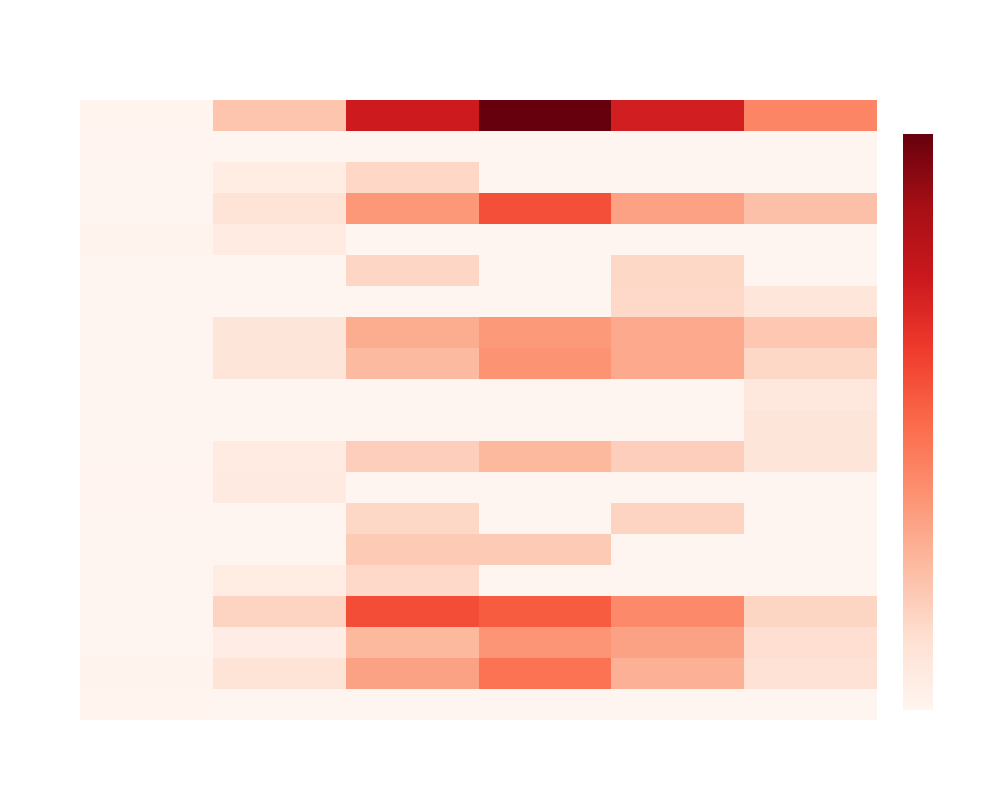

The notebook cell this image was saved under:
### Code cell
import plotly.graph_objects as go ### ESSE AQUI QUE VOU USAR NO STREAMLIT ###
import pandas as pd

# Pivot the data for heatmap
heatmap_data = df_words_ta.pivot(index='token', columns='nota', values='token_frequency').fillna(0).head(20)

# Create the heatmap
fig = go.Figure(data=go.Heatmap(
    z=heatmap_data.values,  # Frequency matrix
    x=heatmap_data.columns,  # Grades (x-axis)
    y=heatmap_data.index,    # Tokens (y-axis)
    colorscale='Reds',       # Heatmap color scale
    colorbar=dict(title="Frequência", titlefont=dict(size=14), tickfont=dict(size=12)),  # Legend title and font size
    hoverongaps=False,       # Ensure no gaps show on hover
    hovertemplate=(
        "<span style='font-size:14px'><b>Token</b>: %{y}<br>" +  # Tooltip with larger font
        "<b>Nota</b>: %{x}<br>" +
        "<b>Frequência</b>: %{z}</span><extra></extra>"
    )
))

# Update layout for better visualization
fig.update_layout(
    template="plotly_white",
    plot_bgcolor="rgba(0, 0, 0, 0)",  # Transparent plot background
    paper_bgcolor="rgba(0, 0, 0, 0)",  # Transparent outer background
    font=dict(color="white", size=14),  # Update general font size
    height=800,  # Adjust height
    width=1000,   # Keep width consistent
)

# Update y-axis to hide tokens
fig.update_yaxes(
    title="",  # No y-axis title
    showticklabels=False,  # Hide tokens from y-axis
)

# Update x-axis for better styling
fig.update_xaxes(title="", showticklabels=False)

# Show the figure
fig.show()

### Figure 1 — Plotly figure (JSON) as saved in the notebook; plotly's stock layout.template omitted (floating-point values rounded to 4 significant figures)
{"data": [{"colorbar": {"tickfont": {"size": 12}, "title": {"font": {"size": 14}, "text": "Frequência"}}, "colorscale": [[0, "rgb(255,245,240)"], [0.125, "rgb(254,224,210)"], [0.25, "rgb(252,187,161)"], [0.375, "rgb(252,146,114)"], [0.5, "rgb(251,106,74)"], [0.625, "rgb(239,59,44)"], [0.75, "rgb(203,24,29)"], [0.875, "rgb(165,15,21)"], [1, "rgb(103,0,13)"]], "hoverongaps": false, "hovertemplate": "<span style='font-size:14px'><b>Token</b>: %{y}<br><b>Nota</b>: %{x}<br><b>Frequência</b>: %{z}</span><extra></extra>", "type": "heatmap", "x": [0, 1, 2, 3, 4, 5], "y": ["abolir", "acho", "acontecendo", "agora", "ajuda", "algo", "alguma", "algumas", "alguns", "alto", "alvos", "além", "anos", "antigos", "arte", "artistico", "assim", "assinatura", "asunto", "atenciosamente"], "z": [[2, 0, 0, 0, 0, 0], [4, 29, 90, 130, 77, 31], [0, 14, 71, 101, 90, 35], [0, 46, 160, 149, 111, 45], [0, 15, 41, 0, 0, 0], [0, 0, 55, 55, 0, 0], [0, 0, 42, 0, 46, 0], [1, 18, 0, 0, 0, 0], [0, 16, 51, 71, 51, 27], [0, 0, 0, 0, 0, 27], [0, 0, 0, 0, 0, 22], [0, 27, 69, 102, 84, 42], [0, 26, 82, 98, 84, 58], [0, 0, 0, 0, 41, 25], [0, 0, 44, 0, 42, 0], [3, 16, 0, 0, 0, 0], [0, 29, 99, 157, 91, 65], [0, 15, 43, 0, 0, 0], [1, 0, 0, 0, 0, 0], [2, 60, 205, 276, 201, 115]]}], "layout": {"font": {"color": "white", "size": 14}, "height": 800, "paper_bgcolor": "rgba(0, 0, 0, 0)", "plot_bgcolor": "rgba(0, 0, 0, 0)", "width": 1000, "xaxis": {"showticklabels": false, "title": {"text": ""}}, "yaxis": {"showticklabels": false, "title": {"text": ""}}}}
